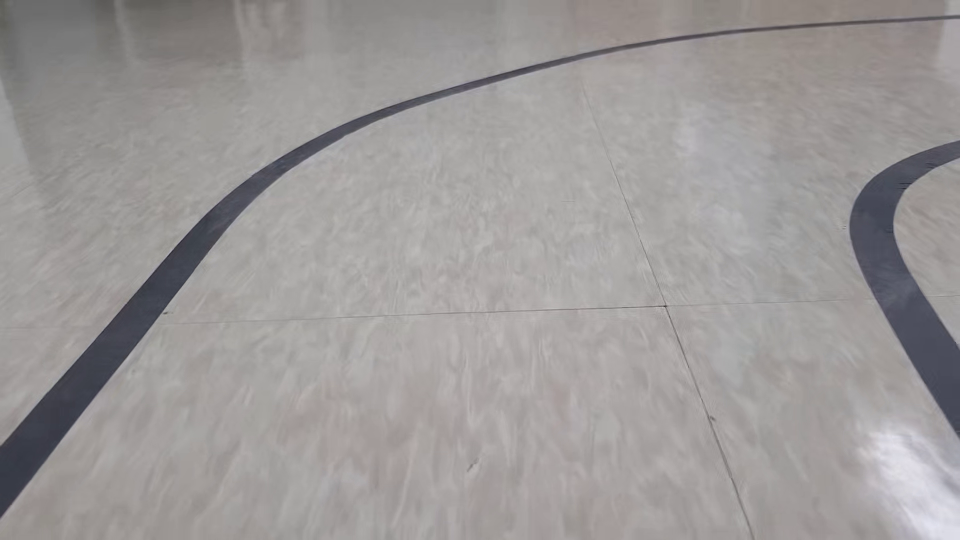
#> input picture frame 51 of Project/ys_test/line.mp4, 1920 x 1080 px (shown at 1/2 size)
$ python TwoLine.py
#> lines starting #> are read from the running program, lines starting #| are printed output that depends on the picture; after the words box and inside, x2 and y2 are one past the last pixel; in counts of white or black regions, pixels touching at a corner belong together
# This Python file uses the following encoding: utf-8
#-*- coding: cp949 -*-
#-*- coding: utf-8 -*-
import matplotlib.pyplot as plt
import matplotlib.image as mpimg
import numpy as np
import cv2
import random
import os, sys
#%matplotlib inline

#cap = cv2.VideoCapture('solidWhiteRight.mp4')
#cap = cv2.VideoCapture('solidYellowLeft.mp4')
cap = cv2.VideoCapture("line.mp4")
fit_result, l_fit_result, r_fit_result, L_lane,R_lane = [], [], [], [], []

# Define the codec and create VideoWriter object
#fourcc = cv2.VideoWriter_fourcc(*'mp4v') # Be sure to use the lower case
#out = cv2.VideoWriter('output.mp4', fourcc, 20.0, ( 960, 540 ))

# [6 lines left out: function grayscale, not called in this run]

def canny(img, low_threshold, high_threshold):
    """Applies the Canny transform"""
    return cv2.Canny(img, low_threshold, high_threshold)

def gaussian_blur(img, kernel_size):
    """Applies a Gaussian Noise kernel"""
    return cv2.GaussianBlur(img, (kernel_size, kernel_size), 0)

def region_of_interest(img, vertices):
    """
    Applies an image mask.

    Only keeps the region of the image defined by the polygon
    formed from `vertices`. The rest of the image is set to black.
    """
    #defining a blank mask to start with
    mask = np.zeros_like(img)

    #defining a 3 channel or 1 channel color to fill the mask with depending on the input image
    if len(img.shape) > 2:
        channel_count = img.shape[2]  # i.e. 3 or 4 depending on your image
        ignore_mask_color = (255,) * channel_count
    else:
        ignore_mask_color = 255

    #filling pixels inside the polygon defined by "vertices" with the fill color
    cv2.fillPoly(mask, vertices, ignore_mask_color)

    #returning the image only where mask pixels are nonzero
    masked_image = cv2.bitwise_and(img, mask)
    return masked_image

# [20 lines left out: function draw_lines, not called in this run]

def draw_circle(img,lines, color=[0, 0, 255]):
    for line in lines:
        cv2.circle(img,(line[0],line[1]), 2, color, -1)

def hough_lines(img, rho, theta, threshold, min_line_len, max_line_gap):
    """
    `img` should be the output of a Canny transform.
    Returns an image with hough lines drawn.
    """
    lines = cv2.HoughLinesP(img, rho, theta, threshold, np.array([]), minLineLength=min_line_len, maxLineGap=max_line_gap)
    line_arr = np.zeros((img.shape[0], img.shape[1], 3), dtype=np.uint8)
    #draw_lines(line_arr, lines)
    return lines

# [13 lines left out: function weighted_img, not called in this run]

def Collect_points(lines):

    # reshape [:4] to [:2]
    interp = lines.reshape(lines.shape[0]*2,2)
    # interpolation & collecting points for RANSAC
    for line in lines:
        if np.abs(line[3]-line[1]) > 5:
            tmp = np.abs(line[3]-line[1])
            a = line[0] ; b = line[1] ; c = line[2] ; d = line[3]
            slope = (line[2]-line[0])/(line[3]-line[1])
            for m in range(0,tmp,5):
                if slope>0:
                    new_point = np.array([[int(a+m*slope),int(b+m)]])
                    interp = np.concatenate((interp,new_point),axis = 0)
                elif slope<0:
                    new_point = np.array([[int(a-m*slope),int(b-m)]])
                    interp = np.concatenate((interp,new_point),axis = 0)
    return interp

# [82 lines left out: functions get_random_samples, compute_model_parameter, compute_distance, model_verification, draw_extrapolate_line, get_fitline and 3 more, not called in this run]

def ransac_line_fitting(img, lines, min=100):
    global fit_result, l_fit_result, r_fit_result
    best_line = np.array([0,0,0])
    if(len(lines)!=0):
        for i in range(30):
            sample = get_random_samples(lines)
            parameter = compute_model_parameter(sample)
            cost = model_verification(parameter, lines)
            if cost < min: # update best_line
                min = cost
                best_line = parameter
            if min < 3: break
        # erase outliers based on best line
        filtered_lines = erase_outliers(best_line, lines)
        fit_result = get_fitline(img, filtered_lines)
    else:
        if (fit_result[2]-fit_result[1])/(fit_result[1]-fit_result[0]) < 0:
            l_fit_result = fit_result
            return l_fit_result
        else:
            r_fit_result = fit_result
            return r_fit_result

    if (fit_result[2]-fit_result[1])/(fit_result[1]-fit_result[0]) < 0:
        l_fit_result = fit_result
        return l_fit_result
    else:
        r_fit_result = fit_result
        return r_fit_result

def detect_lanes_img(img):

    height, width = img.shape[:2]

    # Set ROI
    vertices = np.array([[(50,height),(width/2-45, height/2+60), (width/2+45, height/2+60), (width-50,height)]], dtype=np.int32)
    ROI_img = region_of_interest(img, vertices)

    # Convert to grayimage
    #g_img = grayscale(img)

    # Apply gaussian filter
    blur_img = gaussian_blur(ROI_img, 3)

    # Apply Canny edge transform
    canny_img = canny(blur_img, 70, 210)
    # to except contours of ROI image
    vertices2 = np.array([[(52,height),(width/2-43, height/2+62), (width/2+43, height/2+62), (width-52,height)]], dtype=np.int32)
    canny_img = region_of_interest(canny_img, vertices2)

    # Perform hough transform
    # Get first candidates for real lane lines
    line_arr = hough_lines(canny_img, 1, 1 * np.pi/180, 30, 10, 20)

    #draw_lines(img, line_arr, thickness=2)

    line_arr = np.squeeze(line_arr)
    # Get slope degree to separate 2 group (+ slope , - slope)
    slope_degree = (np.arctan2(line_arr[:,1] - line_arr[:,3], line_arr[:,0] - line_arr[:,2]) * 180) / np.pi

    # ignore horizontal slope lines
    line_arr = line_arr[np.abs(slope_degree)<160]
    slope_degree = slope_degree[np.abs(slope_degree)<160]
    # ignore vertical slope lines
    line_arr = line_arr[np.abs(slope_degree)>95]
    slope_degree = slope_degree[np.abs(slope_degree)>95]
    L_lines, R_lines = line_arr[(slope_degree>0),:], line_arr[(slope_degree<0),:]
    #print(line_arr.shape,'  ',L_lines.shape,'  ',R_lines.shape)

    # interpolation & collecting points for RANSAC
    L_interp = Collect_points(L_lines)
    R_interp = Collect_points(R_lines)

    #draw_circle(img,L_interp,(255,255,0))
    #draw_circle(img,R_interp,(0,255,255))

    # erase outliers based on best line
    left_fit_line = ransac_line_fitting(img, L_interp)
    right_fit_line = ransac_line_fitting(img, R_interp)

    # smoothing by using previous frames
    L_lane.append(left_fit_line), R_lane.append(right_fit_line)

    if len(L_lane) > 10:
        left_fit_line = smoothing(L_lane, 10)
    if len(R_lane) > 10:
        right_fit_line = smoothing(R_lane, 10)
    final = draw_fitline(img, left_fit_line, right_fit_line)

    return final
while(cap.isOpened()):
    try:
        ret, frame = cap.read()
#> frame is the input picture: shape (1080, 1920, 3); mean B, G, R 152.6, 153.3, 156.6
        if frame.shape[0] !=540: # resizing for challenge video
            frame = cv2.resize(frame, None, fx=3/4, fy=3/4, interpolation=cv2.INTER_AREA)
#> frame: shape (810, 1440, 3)
        result = detect_lanes_img(frame)
#> in region_of_interest, `cv2.fillPoly(mask, vertices, ignore_mask_color)`:
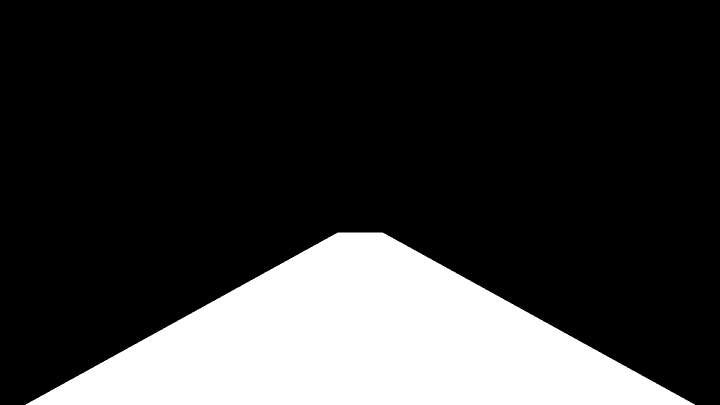
#> mask: shape (810, 1440, 3) (shown at 1/2 size); 21.2% white; 1 white region, box (x1, y1, x2, y2) and area: (51, 465, 1390, 810) 246955
#> in region_of_interest, `masked_image = cv2.bitwise_and(img, mask)`:
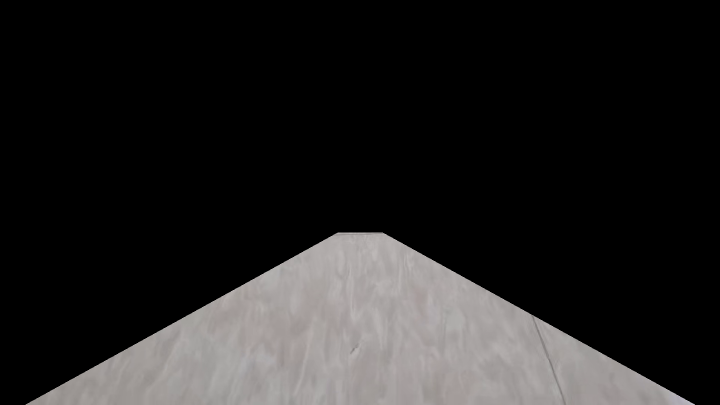
#> masked_image: shape (810, 1440, 3) (shown at 1/2 size); mean B, G, R 33.9, 34.1, 35.2
#> in canny, `return cv2.Canny(img, low_threshold, high_threshold)`:
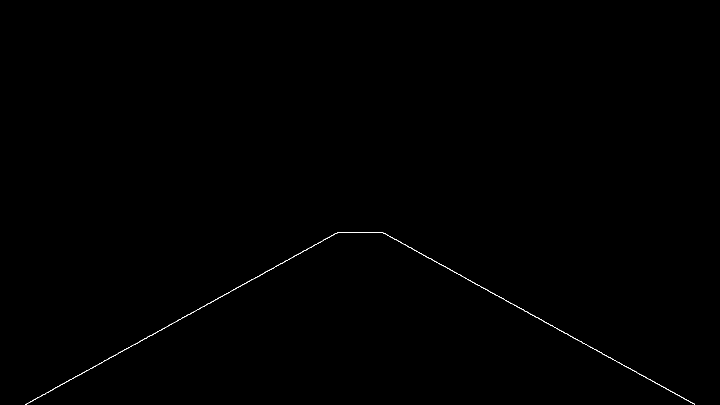
#> returned value: shape (810, 1440) (shown at 1/2 size); 0.16% white in thin lines or dots, all inside (x1, y1, x2, y2) = (51, 464, 1390, 810)
#> in region_of_interest (call 2), `cv2.fillPoly(mask, vertices, ignore_mask_color)`:
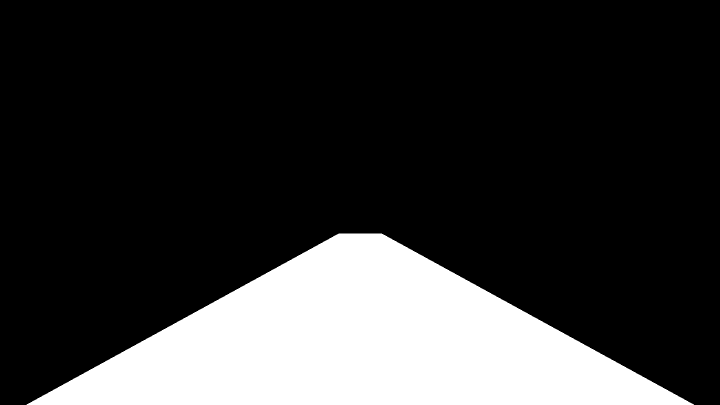
#> mask: shape (810, 1440) (shown at 1/2 size); 20.9% white; 1 white region, box (x1, y1, x2, y2) and area: (53, 467, 1388, 810) 244155
#> in region_of_interest (call 2), `masked_image = cv2.bitwise_and(img, mask)`: masked_image: shape (810, 1440); every value is 0
#> in hough_lines, `lines = cv2.HoughLinesP(img, rho, theta, threshold, np.array([]), minL..`: lines = None

        cv2.imshow('result',result)

        #out.write(frame)

        if cv2.waitKey(1) & 0xFF == ord('q'):
            break
    except IndexError:
        print("error1")
    except ZeroDivisionError:
        print("error2")
cap.release()
cv2.destroyAllWindows()

$ run again, starting later in the video
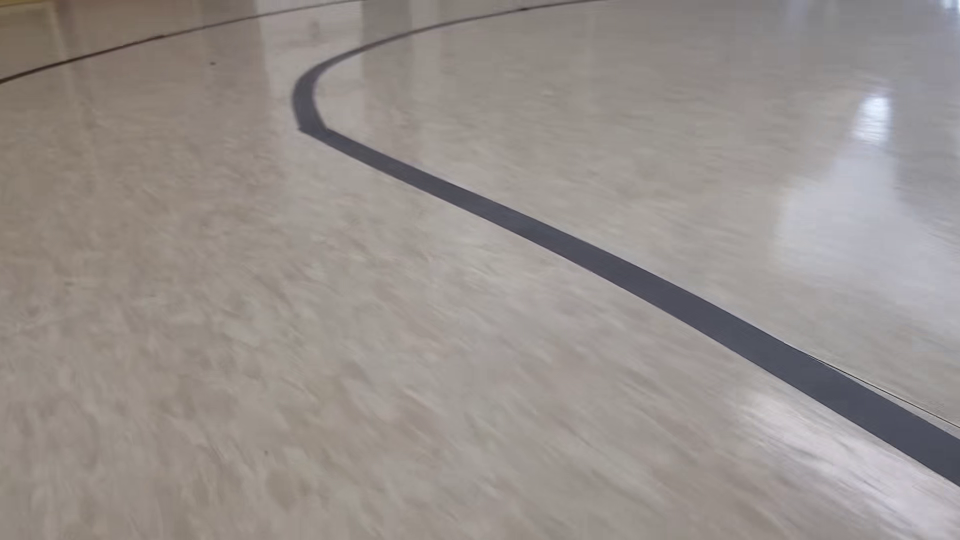
#> input picture frame 408 of Project/ys_test/line.mp4, 1920 x 1080 px (shown at 1/2 size)
#> frame is the input picture: shape (1080, 1920, 3); mean B, G, R 140.5, 144.4, 151.1
#> frame: shape (810, 1440, 3)
#> mask: shape (810, 1440, 3); 21.2% white; 1 white region, box (x1, y1, x2, y2) and area: (51, 465, 1390, 810) 246955
#> in region_of_interest, `masked_image = cv2.bitwise_and(img, mask)`:
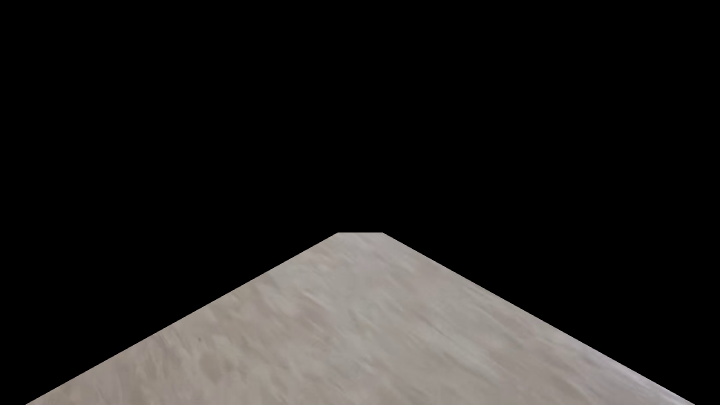
#> masked_image: shape (810, 1440, 3) (shown at 1/2 size); mean B, G, R 30.2, 31.5, 33.1
#> mask: shape (810, 1440); 20.9% white; 1 white region, box (x1, y1, x2, y2) and area: (53, 467, 1388, 810) 244155
#> masked_image: shape (810, 1440); every value is 0
#> lines = None
